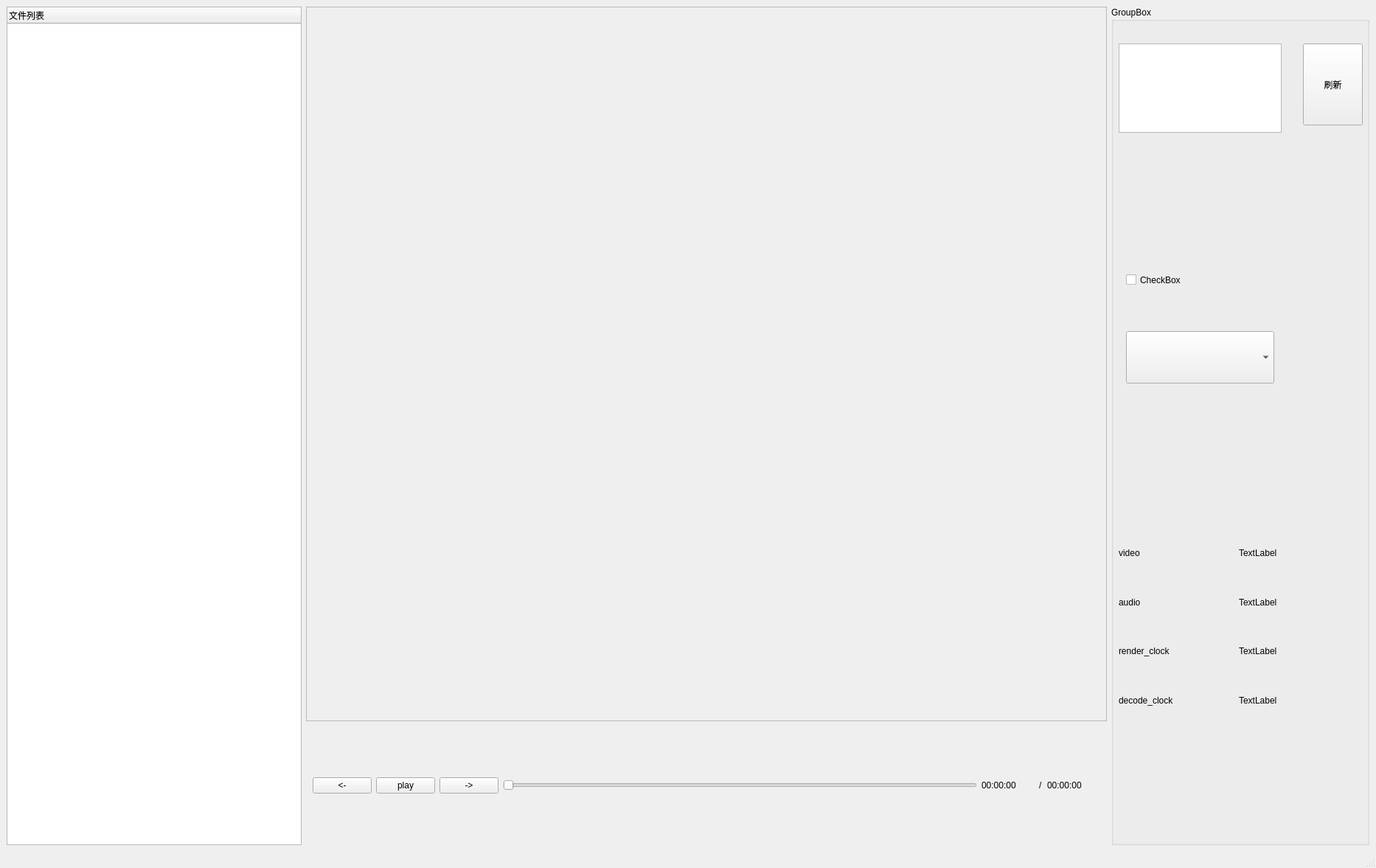
<?xml version="1.0" encoding="UTF-8"?>
<ui version="4.0">
 <class>MainWindow</class>
 <widget class="QMainWindow" name="MainWindow">
  <property name="geometry">
   <rect>
    <x>0</x>
    <y>0</y>
    <width>1866</width>
    <height>1177</height>
   </rect>
  </property>
  <property name="windowTitle">
   <string>MainWindow</string>
  </property>
  <widget class="QWidget" name="centralwidget">
   <property name="enabled">
    <bool>true</bool>
   </property>
   <layout class="QHBoxLayout" name="horizontalLayout_8" stretch="1,5,1">
    <item>
     <widget class="QTreeWidget" name="treeWidget_files">
      <property name="minimumSize">
       <size>
        <width>400</width>
        <height>0</height>
       </size>
      </property>
      <column>
       <property name="text">
        <string>文件列表</string>
       </property>
      </column>
     </widget>
    </item>
    <item>
     <layout class="QVBoxLayout" name="verticalLayout_2" stretch="6,1">
      <item>
       <widget class="QFrame" name="frame_video_window">
        <property name="styleSheet">
         <string notr="true"/>
        </property>
        <property name="frameShape">
         <enum>QFrame::Shape::StyledPanel</enum>
        </property>
        <property name="frameShadow">
         <enum>QFrame::Shadow::Raised</enum>
        </property>
       </widget>
      </item>
      <item>
       <widget class="QWidget" name="widget" native="true">
        <layout class="QHBoxLayout" name="horizontalLayout_9">
         <item>
          <layout class="QHBoxLayout" name="horizontalLayout_4" stretch="1,4,1">
           <item>
            <layout class="QHBoxLayout" name="horizontalLayout_5" stretch="1,1,1">
             <item>
              <widget class="QPushButton" name="btn_rollback">
               <property name="text">
                <string>&lt;-</string>
               </property>
              </widget>
             </item>
             <item>
              <widget class="QPushButton" name="btn_play">
               <property name="text">
                <string>play</string>
               </property>
               <property name="checkable">
                <bool>true</bool>
               </property>
              </widget>
             </item>
             <item>
              <widget class="QPushButton" name="btn_heading">
               <property name="text">
                <string>-&gt;</string>
               </property>
              </widget>
             </item>
            </layout>
           </item>
           <item>
            <widget class="QSlider" name="horizontalSlider_video">
             <property name="minimumSize">
              <size>
               <width>200</width>
               <height>0</height>
              </size>
             </property>
             <property name="orientation">
              <enum>Qt::Orientation::Horizontal</enum>
             </property>
            </widget>
           </item>
           <item>
            <layout class="QHBoxLayout" name="horizontalLayout" stretch="1,0,1">
             <item>
              <widget class="QLabel" name="label_time_elapsed">
               <property name="text">
                <string>00:00:00</string>
               </property>
              </widget>
             </item>
             <item>
              <widget class="QLabel" name="label_">
               <property name="text">
                <string>/</string>
               </property>
              </widget>
             </item>
             <item>
              <widget class="QLabel" name="label_time_total">
               <property name="text">
                <string>00:00:00</string>
               </property>
              </widget>
             </item>
            </layout>
           </item>
          </layout>
         </item>
        </layout>
       </widget>
      </item>
     </layout>
    </item>
    <item>
     <widget class="QGroupBox" name="groupBox">
      <property name="minimumSize">
       <size>
        <width>350</width>
        <height>0</height>
       </size>
      </property>
      <property name="title">
       <string>GroupBox</string>
      </property>
      <widget class="QCheckBox" name="checkBox">
       <property name="geometry">
        <rect>
         <x>20</x>
         <y>340</y>
         <width>221</width>
         <height>61</height>
        </rect>
       </property>
       <property name="text">
        <string>CheckBox</string>
       </property>
      </widget>
      <widget class="QComboBox" name="comboBox_decode_type">
       <property name="geometry">
        <rect>
         <x>20</x>
         <y>440</y>
         <width>201</width>
         <height>71</height>
        </rect>
       </property>
      </widget>
      <widget class="QTextEdit" name="textEdit_video_info">
       <property name="geometry">
        <rect>
         <x>10</x>
         <y>50</y>
         <width>221</width>
         <height>121</height>
        </rect>
       </property>
      </widget>
      <widget class="QPushButton" name="btn_refresh_video_info">
       <property name="geometry">
        <rect>
         <x>260</x>
         <y>50</y>
         <width>81</width>
         <height>111</height>
        </rect>
       </property>
       <property name="text">
        <string>刷新</string>
       </property>
      </widget>
      <widget class="QWidget" name="layoutWidget">
       <property name="geometry">
        <rect>
         <x>10</x>
         <y>710</y>
         <width>320</width>
         <height>261</height>
        </rect>
       </property>
       <layout class="QVBoxLayout" name="verticalLayout">
        <item>
         <layout class="QHBoxLayout" name="horizontalLayout_2">
          <item>
           <widget class="QLabel" name="label_4">
            <property name="text">
             <string>video</string>
            </property>
           </widget>
          </item>
          <item>
           <widget class="QLabel" name="label_video">
            <property name="text">
             <string>TextLabel</string>
            </property>
           </widget>
          </item>
         </layout>
        </item>
        <item>
         <layout class="QHBoxLayout" name="horizontalLayout_3">
          <item>
           <widget class="QLabel" name="label_5">
            <property name="text">
             <string>audio</string>
            </property>
           </widget>
          </item>
          <item>
           <widget class="QLabel" name="label_audio">
            <property name="text">
             <string>TextLabel</string>
            </property>
           </widget>
          </item>
         </layout>
        </item>
        <item>
         <layout class="QHBoxLayout" name="horizontalLayout_6">
          <item>
           <widget class="QLabel" name="label_7">
            <property name="text">
             <string>render_clock</string>
            </property>
           </widget>
          </item>
          <item>
           <widget class="QLabel" name="label_render_clock">
            <property name="text">
             <string>TextLabel</string>
            </property>
           </widget>
          </item>
         </layout>
        </item>
        <item>
         <layout class="QHBoxLayout" name="horizontalLayout_7">
          <item>
           <widget class="QLabel" name="label_8">
            <property name="text">
             <string>decode_clock</string>
            </property>
           </widget>
          </item>
          <item>
           <widget class="QLabel" name="label_decode_clock">
            <property name="text">
             <string>TextLabel</string>
            </property>
           </widget>
          </item>
         </layout>
        </item>
       </layout>
      </widget>
     </widget>
    </item>
   </layout>
  </widget>
  <widget class="QMenuBar" name="menubar">
   <property name="geometry">
    <rect>
     <x>0</x>
     <y>0</y>
     <width>1866</width>
     <height>47</height>
    </rect>
   </property>
  </widget>
  <widget class="QStatusBar" name="statusbar"/>
 </widget>
 <resources/>
 <connections/>
</ui>
